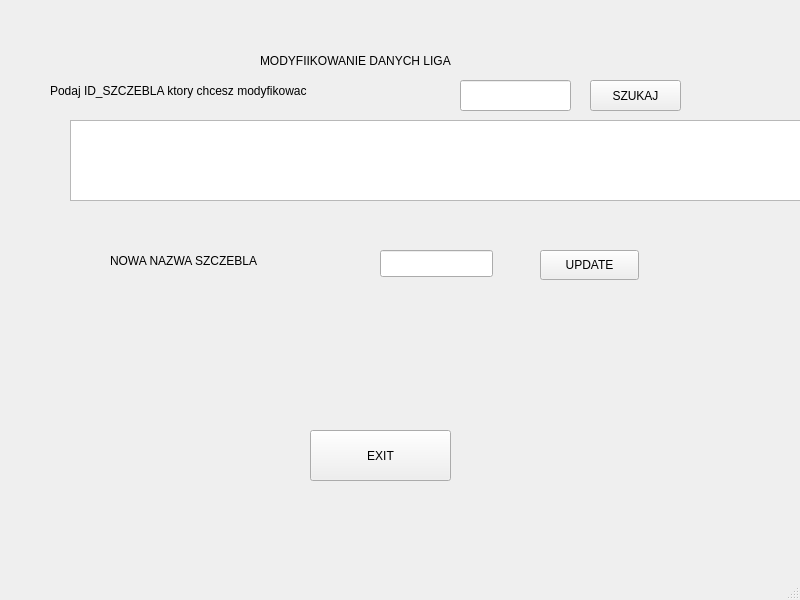
<?xml version="1.0" encoding="UTF-8"?>
<ui version="4.0">
 <class>MainWindow</class>
 <widget class="QMainWindow" name="MainWindow">
  <property name="geometry">
   <rect>
    <x>0</x>
    <y>0</y>
    <width>800</width>
    <height>600</height>
   </rect>
  </property>
  <property name="windowTitle">
   <string>MainWindow</string>
  </property>
  <widget class="QWidget" name="centralwidget">
   <widget class="QPushButton" name="pushButton_2">
    <property name="geometry">
     <rect>
      <x>540</x>
      <y>250</y>
      <width>99</width>
      <height>30</height>
     </rect>
    </property>
    <property name="text">
     <string>UPDATE</string>
    </property>
   </widget>
   <widget class="QLabel" name="label">
    <property name="geometry">
     <rect>
      <x>260</x>
      <y>40</y>
      <width>361</width>
      <height>41</height>
     </rect>
    </property>
    <property name="text">
     <string>MODYFIIKOWANIE DANYCH LIGA</string>
    </property>
   </widget>
   <widget class="QLabel" name="label_3">
    <property name="geometry">
     <rect>
      <x>50</x>
      <y>80</y>
      <width>401</width>
      <height>21</height>
     </rect>
    </property>
    <property name="text">
     <string>Podaj ID_SZCZEBLA ktory chcesz modyfikowac</string>
    </property>
   </widget>
   <widget class="QTextBrowser" name="textBrowser">
    <property name="geometry">
     <rect>
      <x>70</x>
      <y>120</y>
      <width>741</width>
      <height>81</height>
     </rect>
    </property>
   </widget>
   <widget class="QLineEdit" name="lineEdit">
    <property name="geometry">
     <rect>
      <x>460</x>
      <y>80</y>
      <width>111</width>
      <height>31</height>
     </rect>
    </property>
   </widget>
   <widget class="QLabel" name="label_2">
    <property name="geometry">
     <rect>
      <x>110</x>
      <y>250</y>
      <width>221</width>
      <height>21</height>
     </rect>
    </property>
    <property name="text">
     <string>NOWA NAZWA SZCZEBLA</string>
    </property>
   </widget>
   <widget class="QLineEdit" name="lineEdit_2">
    <property name="geometry">
     <rect>
      <x>380</x>
      <y>250</y>
      <width>113</width>
      <height>27</height>
     </rect>
    </property>
   </widget>
   <widget class="QPushButton" name="pushButton">
    <property name="geometry">
     <rect>
      <x>590</x>
      <y>80</y>
      <width>91</width>
      <height>31</height>
     </rect>
    </property>
    <property name="text">
     <string>SZUKAJ</string>
    </property>
   </widget>
   <widget class="QLabel" name="label_4">
    <property name="geometry">
     <rect>
      <x>540</x>
      <y>290</y>
      <width>191</width>
      <height>51</height>
     </rect>
    </property>
    <property name="text">
     <string/>
    </property>
   </widget>
   <widget class="QPushButton" name="pushButton_3">
    <property name="geometry">
     <rect>
      <x>310</x>
      <y>430</y>
      <width>141</width>
      <height>51</height>
     </rect>
    </property>
    <property name="text">
     <string>EXIT</string>
    </property>
   </widget>
  </widget>
  <widget class="QMenuBar" name="menubar">
   <property name="geometry">
    <rect>
     <x>0</x>
     <y>0</y>
     <width>800</width>
     <height>22</height>
    </rect>
   </property>
  </widget>
  <widget class="QStatusBar" name="statusbar"/>
 </widget>
 <resources/>
 <connections/>
</ui>
